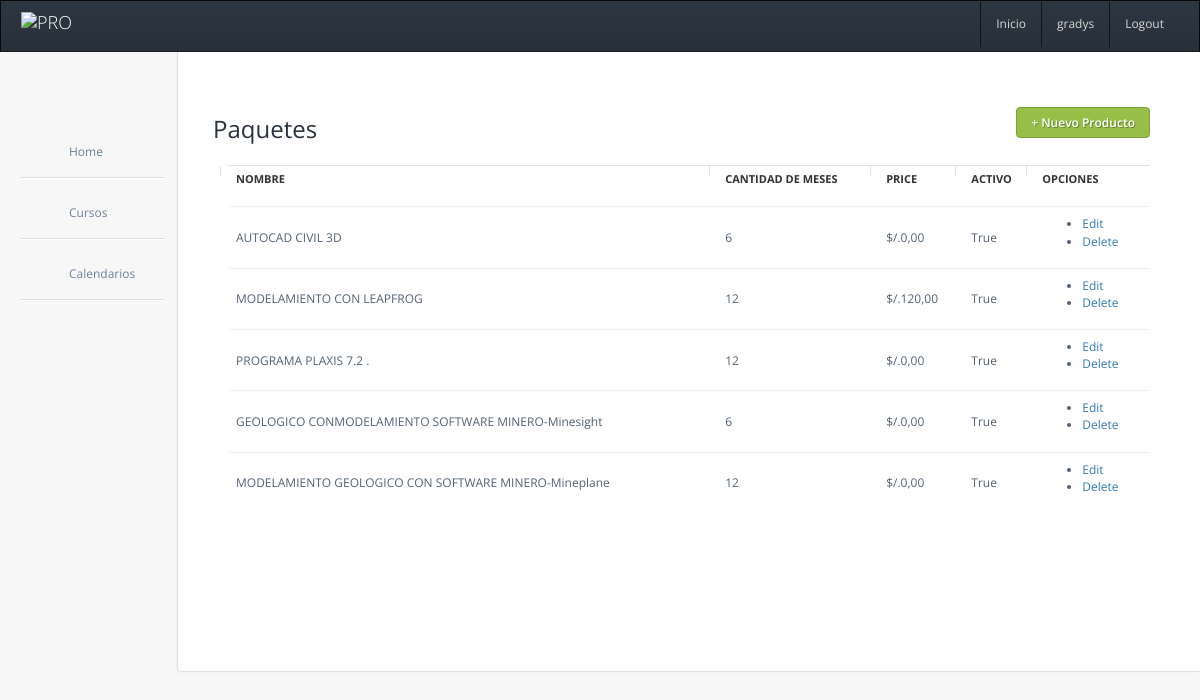
The page /aula_virtual/products/list/ (signed in) on the database its author committed.
### aula_virtual/models.py (models this page shows, shortened)
class Package(models.Model):
    title = models.CharField(max_length=100, null=True, blank=True)
    price = models.DecimalField(null=False, max_digits=5, decimal_places=2)
    count_mounth = models.IntegerField(null=False)
    is_active = models.BooleanField(null=False, default=True)

### aula_virtual/views.py (the view)
@login_required
def product_list(request):
    packages = Package.objects.all()
    return render(request, "aula_virtual/Products/list.html", locals())

### aula_virtual/templates/aula_virtual/Products/list.html (shortened to what this page needs)
{% extends 'aula_virtual/layout.html' %}
{% load static %}
{% block content %}
    <div id="pad-wrapper" class="users-list">
    <div class="table-wrapper products-table">
        <div class="row header">
            <h3>Paquetes</h3>
            <div class="col-md-10 col-sm-12 col-xs-12 pull-right">
                <a href="{% url 'aula_virtual:product_new'%}" class="btn-flat success pull-right">
                    <span>&#43;</span>
                    Nuevo Producto
                </a>
            </div>
        </div>
        <table class="table table-hover">
            <thead>
            <tr>
                <th>Nombre</th>
                <th>Cantidad de Meses</th>
                <th>Price</th>
                <th>Activo</th>
                <th>Opciones</th>
            </tr>
            </thead>
            <tbody>
            {% for package in packages %}
            <tr>
                <td>{{package.title}}</td>
                <td>{{package.count_mounth}}</td>
                <td>$/.{{package.price|floatformat:2}}</td>
                <td>{{package.is_active}}</td>
                <td>
                    <ul class="actions">
                        <li><a href="{% url 'aula_virtual:product_edit' package.pk %}">Edit</a></li>
                        <li class="last"><a href="{% url 'aula_virtual:product_delete' package.pk %}">Delete</a></li>
                    </ul>
                </td>
            </tr>
            {% endfor %}
            </tbody>
        </table>
    </div>
</div>
{% endblock%}

### aula_virtual/templates/aula_virtual/layout_with_out_nav.html (shortened to what this page needs)
{% load i18n %}
{% load static %}
<!DOCTYPE html>
<html>
<head>
    <link href="https://maxcdn.bootstrapcdn.com/bootstrap/3.3.7/css/bootstrap.min.css" rel="stylesheet">
    <link href="{% static 'aula_virtual/css/bootstrap/bootstrap-overrides.css' %}" type="text/css" rel="stylesheet"/>
    <link rel="stylesheet" type="text/css" href="{% static 'aula_virtual/css/compiled/layout.css' %}"/>
    <link rel="stylesheet" type="text/css" href="{% static 'aula_virtual/css/compiled/elements.css' %}"/>
    <link rel="stylesheet" type="text/css" href="{% static 'aula_virtual/css/compiled/icons.css' %}"/>
    <link href="{% static 'aula_virtual/css/lib/font-awesome.css' %}" type="text/css" rel="stylesheet"/>
    <link href="{% static 'aula_virtual/css/lib/uniform.default.css' %}" type="text/css" rel="stylesheet"/>
    <link href="{% static 'aula_virtual/css/lib/select2.css' %}" type="text/css" rel="stylesheet" />
    <link href="{% static 'aula_virtual/css/lib/bootstrap.datepicker.css' %}" type="text/css" rel="stylesheet"/>
    <link rel="stylesheet" href="{% static 'aula_virtual/css/compiled/form-showcase.css' %}" type="text/css"
          media="screen"/>
    <link rel="stylesheet" href="{% static 'aula_virtual/css/compiled/index.css' %}" type="text/css" media="screen"/>
</head>
<body>
<header class="navbar navbar-inverse" role="banner">
    <div class="navbar-header">
        <a class="navbar-brand" href="/">
            <img src="{% static 'main/img/logo-geoartemis.jpeg' %}" style="max-height: 34px;" alt="Pro"/>
        </a>
    </div>
    <ul class="nav navbar-nav pull-right hidden-xs">
        <li>
            <a href="/" class="hidden-xs hidden-sm">
                Inicio
            </a>
        </li>
        <li>
            <a href="#" class="dropdown-toggle hidden-xs hidden-sm" data-toggle="dropdown">
                {% if request.user.is_superuser %}
                    admin
                {% else %}
                    {{ request.user.first_name }}
                {% endif %}
            </a>
        </li>
    <li><a href="{% url 'accounts:logout' %}">{% trans 'logout'|capfirst %}</a></li>
    </ul>
</header>
{% block sidebar %}
{% endblock %}
<div class="content">
    {% block content %}
    {% endblock %}
</div>
</body>
</html>

### aula_virtual/static/aula_virtual/css/compiled/layout.css (style rules this page uses)
body { font-family: 'Open Sans', sans-serif; background-color: #f7f7f7; position: relative; margin: 0px; font-size: 12px; padding: 0px; }
h1, h2, h3, h4, h5 { margin: 0; line-height: inherit; color: #29323d; }
.header { margin-bottom: 60px; }
.header h1, .header h2, .header h3, .header h4, .header h5 { float: left; margin-top: 5px; }
#pad-wrapper { padding: 0px 50px; margin-top: 55px; }
.content { min-width: 400px; min-height: 620px; margin-bottom: 100px; padding-bottom: 50px; overflow: hidden; position: relative; background: #fff; margin-left: 177px; border-left: 1px solid #dae3e9; border-bottom: 1px solid #dae3e9; box-shadow: -3px 3px 3px -2px #f1f1f3; border-radius: 0px 0px 0px 5px; -webkit-transition: margin-left .3s ease; -moz-transition: margin-left .3s ease; -o-transition: margin-left .3s ease; -ms-transition: margin-left .3s ease; transition: margin-left .3s ease; }

### aula_virtual/static/aula_virtual/css/compiled/elements.css (style rules this page uses)
.btn-flat { display: inline-block; margin: 0; line-height: 15px; vertical-align: middle; font-size: 12px; text-shadow: none; box-shadow: none; background-image: none; border: 0 none; color: #fff; font-weight: 500; border-radius: 4px; background: #4387bf; border: 1px solid #3883c0; cursor: pointer; padding: 7px 14px; -webkit-transition: all .1s linear; -moz-transition: all .1s linear; transition: all .1s linear; }
.btn-flat.success { background: #96bf48; border: 1px solid #7ea13d; text-shadow: 1px 1px 0px rgba(0, 0, 0, 0.3); font-weight: 600; }

### aula_virtual/templates/aula_virtual/layout_with_out_nav.html (style rules this page uses)
.header { margin-bottom: 2%; }

### rows shown on the page
Package: title "AUTOCAD CIVIL 3D", count_mounth "6", price "0,00", is_active "True"
Package: title "MODELAMIENTO CON LEAPFROG", count_mounth "12", price "120,00", is_active "True"
Package: title "PROGRAMA PLAXIS 7.2 .", count_mounth "12", price "0,00", is_active "True"
Package: title "GEOLOGICO CONMODELAMIENTO SOFTWARE MINERO-Minesight", count_mounth "6", price "0,00", is_active "True"
Package: title "MODELAMIENTO GEOLOGICO CON SOFTWARE MINERO-Mineplane", count_mounth "12", price "0,00", is_active "True"

### other values the page prints
{{ request.user.first_name }} "gradys"
